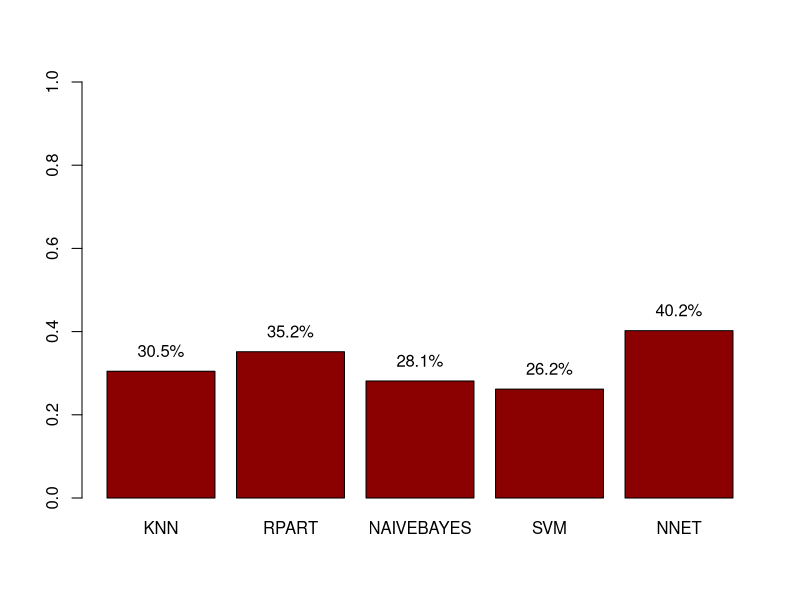

This figure's R source:

# init

library(mlbench)
data(PimaIndiansDiabetes)

N <- nrow(PimaIndiansDiabetes)
CLASS_COL <- ncol(PimaIndiansDiabetes)

IN_TRAIN <- sample(1:N, N * 2 / 3)
PIMA_TRAIN <- PimaIndiansDiabetes[IN_TRAIN,]
PIMA_TEST <- PimaIndiansDiabetes[ - IN_TRAIN,]

PIMA_FORM <- diabetes ~ .

### KNN ###

library(class)

PIMA_PRED <- knn(PIMA_TRAIN[, - CLASS_COL], PIMA_TEST[ - CLASS_COL], PIMA_TRAIN[, CLASS_COL], 3)
(PIMA_TAB <- table(PIMA_TEST[, CLASS_COL], PIMA_PRED))
(ERR_KNN <- 1 - sum(diag(PIMA_TAB)) / sum(PIMA_TAB))

### RPART ###

library(rpart)

(PIMA_MODEL <- rpart(PIMA_FORM, data = PIMA_TRAIN))

PIMA_PRED <- predict(PIMA_MODEL, PIMA_TEST, type = "class")
(PIMA_TAB <- table(PIMA_TEST[, CLASS_COL], PIMA_PRED))
(ERR_RPART <- 1 - sum(diag(PIMA_TAB)) / sum(PIMA_TAB))

### NAIVEBAYES ###

library(e1071)

(PIMA_MODEL <- naiveBayes(PIMA_FORM, data = PIMA_TRAIN))

PIMA_PRED <- predict(PIMA_MODEL, PIMA_TEST, type = "class")
(PIMA_TAB <- table(PIMA_TEST[, CLASS_COL], PIMA_PRED))
(ERR_NAIVEBAYES <- 1 - sum(diag(PIMA_TAB)) / sum(PIMA_TAB))

### SVM ###

(PIMA_MODEL <- svm(PIMA_FORM, PIMA_TRAIN))

PIMA_PRED <- predict(PIMA_MODEL, PIMA_TEST, type = "class")
(PIMA_TAB <- table(PIMA_TEST[, CLASS_COL], PIMA_PRED))
(ERR_SVM <- 1 - sum(diag(PIMA_TAB)) / sum(PIMA_TAB))

### NNET ###

library(nnet)

(PIMA_MODEL <- nnet(PIMA_FORM, PIMA_TRAIN, size = 1, maxit = 1000))

PIMA_PRED <- predict(PIMA_MODEL, PIMA_TEST, type = "class")
(PIMA_TAB <- table(PIMA_TEST[, CLASS_COL], PIMA_PRED))
(ERR_NNET <- 1 - sum(diag(PIMA_TAB)) / sum(PIMA_TAB))

# summary

ERR_VAL <- c(ERR_KNN, ERR_RPART, ERR_NAIVEBAYES, ERR_SVM, ERR_NNET)
ERR_NAME <- c('KNN', 'RPART', 'NAIVEBAYES', 'SVM', 'NNET')
X <- barplot(ERR_VAL, names.arg = ERR_NAME, ylim = c(0, 1), col = 'darkred')
text(X, y = ERR_VAL + 0.05, labels = paste(format(ERR_VAL * 100, digits = 3), "%", sep = ""))
